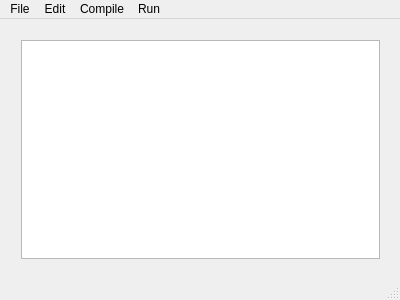
<?xml version="1.0" encoding="UTF-8"?>
<ui version="4.0">
 <class>MainWindow</class>
 <widget class="QMainWindow" name="MainWindow">
  <property name="geometry">
   <rect>
    <x>0</x>
    <y>0</y>
    <width>400</width>
    <height>300</height>
   </rect>
  </property>
  <property name="windowTitle">
   <string>MainWindow</string>
  </property>
  <property name="autoFillBackground">
   <bool>true</bool>
  </property>
  <widget class="QWidget" name="centralWidget">
   <widget class="QWidget" name="verticalLayoutWidget">
    <property name="geometry">
     <rect>
      <x>10</x>
      <y>10</y>
      <width>381</width>
      <height>241</height>
     </rect>
    </property>
    <layout class="QVBoxLayout" name="verticalLayout">
     <item>
      <widget class="QTextEdit" name="textEdit"/>
     </item>
    </layout>
   </widget>
  </widget>
  <widget class="QMenuBar" name="menuBar">
   <property name="geometry">
    <rect>
     <x>0</x>
     <y>0</y>
     <width>400</width>
     <height>22</height>
    </rect>
   </property>
   <widget class="QMenu" name="menuFile">
    <property name="title">
     <string>File</string>
    </property>
    <addaction name="actionCreate_New"/>
    <addaction name="actionOpen"/>
    <addaction name="actionSave_As"/>
    <addaction name="actionExit"/>
   </widget>
   <widget class="QMenu" name="menuRun">
    <property name="title">
     <string>Edit</string>
    </property>
    <addaction name="actionUndo"/>
    <addaction name="actionRedo"/>
    <addaction name="actionCopy"/>
    <addaction name="actionPaste"/>
   </widget>
   <widget class="QMenu" name="menuCompile">
    <property name="title">
     <string>Compile</string>
    </property>
    <addaction name="actionCompile"/>
   </widget>
   <widget class="QMenu" name="menuRun_2">
    <property name="title">
     <string>Run</string>
    </property>
    <addaction name="actionRun"/>
   </widget>
   <addaction name="menuFile"/>
   <addaction name="menuRun"/>
   <addaction name="menuCompile"/>
   <addaction name="menuRun_2"/>
  </widget>
  <widget class="QStatusBar" name="statusBar"/>
  <action name="actionCreate_New">
   <property name="text">
    <string>Create New</string>
   </property>
  </action>
  <action name="actionSave">
   <property name="text">
    <string>Save</string>
   </property>
  </action>
  <action name="actionUndo">
   <property name="text">
    <string>Undo</string>
   </property>
  </action>
  <action name="actionExit">
   <property name="text">
    <string>Exit</string>
   </property>
  </action>
  <action name="actionRedo">
   <property name="text">
    <string>Redo</string>
   </property>
  </action>
  <action name="actionCopy">
   <property name="text">
    <string>Copy</string>
   </property>
  </action>
  <action name="actionPaste">
   <property name="text">
    <string>Paste</string>
   </property>
  </action>
  <action name="actionOpen">
   <property name="text">
    <string>Open</string>
   </property>
  </action>
  <action name="actionSave_As">
   <property name="text">
    <string>Save As</string>
   </property>
  </action>
  <action name="actionCompile">
   <property name="text">
    <string>Compile</string>
   </property>
  </action>
  <action name="actionRun">
   <property name="text">
    <string>Run</string>
   </property>
  </action>
 </widget>
 <layoutdefault spacing="6" margin="11"/>
 <resources/>
 <connections/>
</ui>
